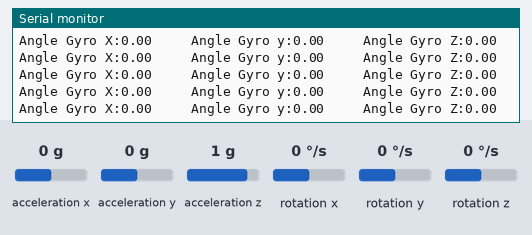
A sketch run on a simulated Arduino Uno, built with avr-gcc and run on an emulated ATmega328P. Parts: the last lines printed to the serial monitor. Wiring (inferred from the names in the program): MPU-6050 motion sensor at I2C address 0x68. The test bench sets the inputs (shaded band); at power-on: rotation x 0 °/s, rotation y 0 °/s, rotation z 0 °/s, acceleration x 0 g, acceleration y 0 g, acceleration z 1 g.

Above: at 1.7 s.
1.8 s: rotation x set to 12 °/s
At 2.3 s:
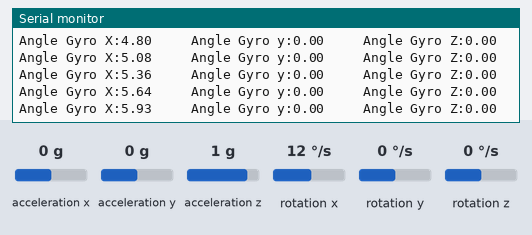
4.8 s: rotation y set to -192 °/s
At 5.7 s:
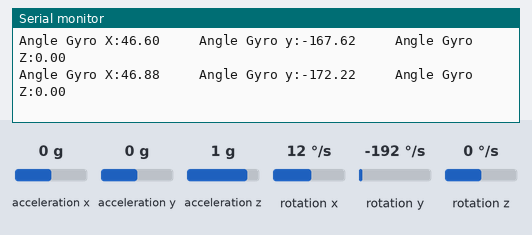
7.8 s: rotation z set to -192 °/s
At 8.3 s:
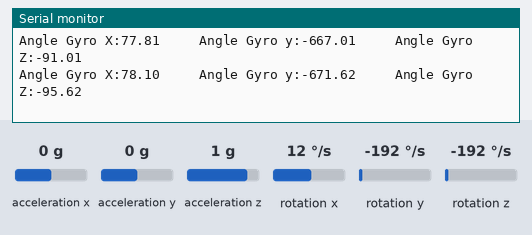
9.3 s: rotation x set to -192 °/s
At 9.8 s:
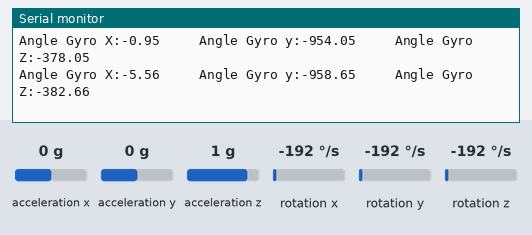
Timing chart, 0 to 12.3 s (numbered marks = the images above; inputs shaded):
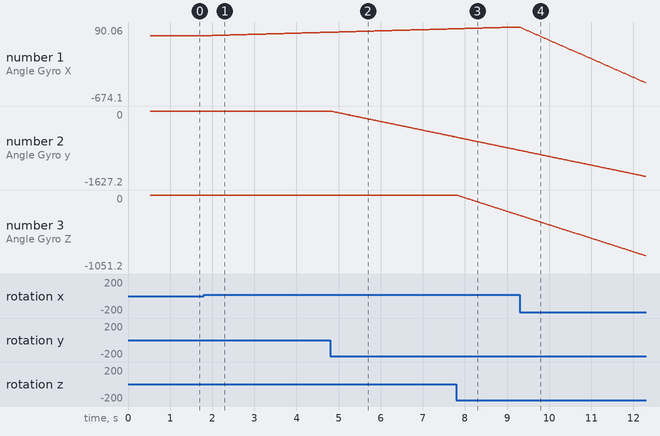

The sketch:

Angle_Gyro.ino
```cpp
// 《 자이로 Gyro 센서로 Roll과 Pitch, Yaw의 각도 구하기 실습  》
//  자이로 센서만 가지고 롤(Roll)과 피치(Pitch), 야우(Yaw)를 구하는 예제입니다.
/* 아래 코드관련 실습에 대한 설명과 회로도 및 자료는 https://rasino.tistory.com/ 에 있습니다    */

#include<Wire.h>

const int MPU_ADDR = 0x68;    // I2C통신을 위한 MPU6050의 주소
int16_t AcX, AcY, AcZ, Tmp, GyX, GyY, GyZ;   // 가속도(Acceleration)와 자이로(Gyro)
double angleAcX, angleAcY, angleAcZ;
double angleGyX, angleGyY, angleGyZ;

const double RADIAN_TO_DEGREE = 180 / 3.14159;
const double DEG_PER_SEC = 32767 / 250;    // 1초에 회전하는 각도
// GyX, GyY, GyZ 값의 범위 : -32768 ~ +32767 (16비트 정수범위)


unsigned long now = 0;   // 현재 시간 저장용 변수
unsigned long past = 0;  // 이전 시간 저장용 변수
double dt = 0;           // 한 사이클 동안 걸린 시간 변수

double averAcX, averAcY, averAcZ;
double averGyX, averGyY, averGyZ;

void setup() {
  initSensor();
  Serial.begin(115200);
  caliSensor();   //  초기 센서 캘리브레이션 함수 호출
  past = millis(); // past에 현재 시간 저장
}

void loop() {
  getData();
  getDT();
  angleGyX += ((GyX - averGyX) / DEG_PER_SEC) * dt;
  angleGyY += ((GyY - averGyY) / DEG_PER_SEC) * dt;
  angleGyZ += ((GyZ - averGyZ) / DEG_PER_SEC) * dt;

  Serial.print("Angle Gyro X:");
  Serial.print(angleGyX);
  Serial.print("\t\t Angle Gyro y:");
  Serial.print(angleGyY);
  Serial.print("\t\t Angle Gyro Z:");
  Serial.println(angleGyZ);
  delay(20);
}

void initSensor() {
  Wire.begin();
  Wire.beginTransmission(MPU_ADDR);   // I2C 통신용 어드레스(주소)
  Wire.write(0x6B);    // MPU6050과 통신을 시작하기 위해서는 0x6B번지에
  Wire.write(0);
  Wire.endTransmission(true);
}

void getData() {
  Wire.beginTransmission(MPU_ADDR);
  Wire.write(0x3B);   // AcX 레지스터 위치(주소)를 지칭합니다
  Wire.endTransmission(false);
  Wire.requestFrom(MPU_ADDR, 14, true);  // AcX 주소 이후의 14byte의 데이터를 요청
  AcX = Wire.read() << 8 | Wire.read(); //두 개의 나뉘어진 바이트를 하나로 이어 붙여서 각 변수에 저장
  AcY = Wire.read() << 8 | Wire.read();
  AcZ = Wire.read() << 8 | Wire.read();
  Tmp = Wire.read() << 8 | Wire.read();
  GyX = Wire.read() << 8 | Wire.read();
  GyY = Wire.read() << 8 | Wire.read();
  GyZ = Wire.read() << 8 | Wire.read();
}

// loop 한 사이클동안 걸리는 시간을 알기위한 함수
void getDT() {
  now = millis();
  dt = (now - past) / 1000.0;
  past = now;
}

// 센서의 초기값을 10회 정도 평균값으로 구하여 저장하는 함수
void caliSensor() {
  double sumAcX = 0 , sumAcY = 0, sumAcZ = 0;
  double sumGyX = 0 , sumGyY = 0, sumGyZ = 0;
  getData();
  for (int i=0;i<10;i++) {
    getData();
    sumAcX+=AcX;  sumAcY+=AcY;  sumAcZ+=AcZ;
    sumGyX+=GyX;  sumGyY+=GyY;  sumGyZ+=GyZ;
    delay(50);
  }
  averAcX=sumAcX/10;  averAcY=sumAcY/10;  averAcZ=sumAcY/10;
  averGyX=sumGyX/10;  averGyY=sumGyY/10;  averGyZ=sumGyZ/10;
}
```

Measured:
- after the input at 1.8 s, the serial monitor: prints a new line at once (image 1)
- plotted number 1: 0 → 36.12 after the input at 1.8 s
